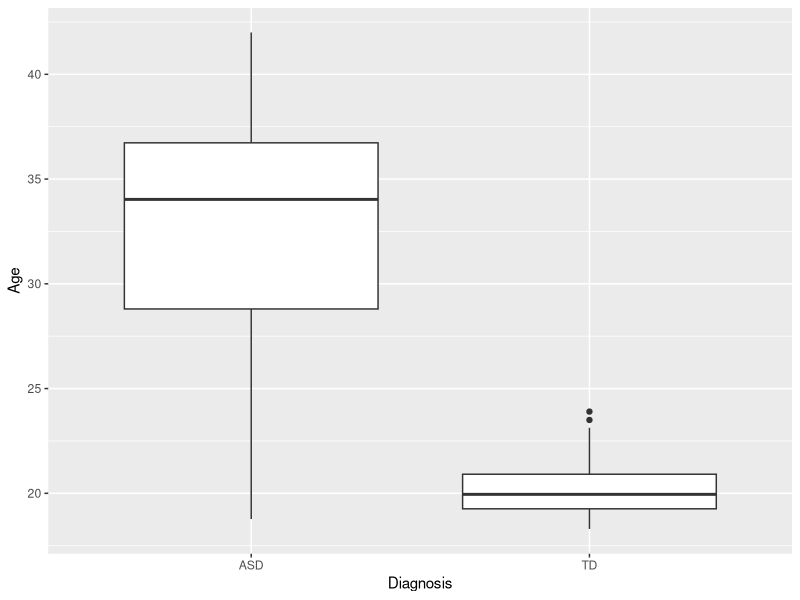
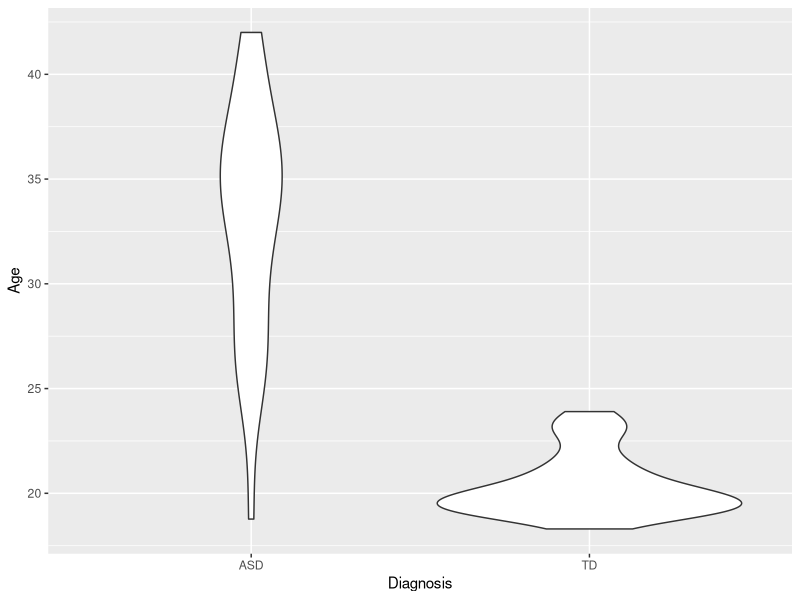

Source code (R) for these figures, in order: (Note: this script raises an error after producing the figures.)
## ---- chunk 1
knitr::opts_chunk$set(echo = TRUE)
## ---- chunk 2
library(ggplot2)
library(dplyr)
library(lme4)
## ---- chunk 3
setwd("~/Assignemnt1")
data<-read.csv("cleandata.csv")

## ---- chunk 4
#two groups TDs and ASDs - diagnosis
#let's take only first visit
data$X <- NULL
d_temp=filter(data, data$VISIT==1)

#AGE, TDs are much younger than ASDs 
summary(lm(Age~Diagnosis, d_temp))
ggplot(d_temp, aes(Diagnosis, Age)) + 
  geom_boxplot()

ggplot(d_temp, aes(Diagnosis, Age)) +
  geom_violin()

#GENDER, glm - generalized linear model, can deal with any kind of predictor
summary(glm(Gender~Diagnosis, family=binomial, d_temp))
counts = table(d_temp$Gender, d_temp$Diagnosis)
barplot(counts,
        col=c("green","blue"),
        legend = rownames(counts))

#VIQ
summary(glm(verbalIQ~Diagnosis, family=gaussian, d_temp)) #TDs are higher, nonsignificant
ggplot(d_temp, aes(Diagnosis,verbalIQ))+
  geom_violin()
#nonvIQ
summary(glm(nonVerbalIQ~Diagnosis, family=gaussian, d_temp)) #TDs are lower, non-significant
ggplot(d_temp, aes(Diagnosis,nonVerbalIQ))+
  geom_violin()

## ---- chunk 5
#Changes over time: MLU predicted by visit (fixed factor) independently from subject (random fctor)
data$VISIT<- as.factor(data$VISIT)
ggplot(data, aes(VISIT, CHI_MLU))+geom_boxplot()

timemodel <- lmer(CHI_MLU~VISIT+(1|SUBJ), data=data, REML=FALSE)
summary(timemodel) #output???

#Changes according to dianosis: MLU predicted by visit and diagnosis (fixed factor) independently from subject (random factor)
ggplot(data, aes(VISIT, CHI_MLU))+geom_boxplot()

timemodel <- lmer(CHI_MLU~VISIT+(1|SUBJ), data=data, REML=FALSE)
summary(timemodel)

## ---- chunk 6

## ---- chunk 7

## ---- chunk 8

## ---- chunk 9

